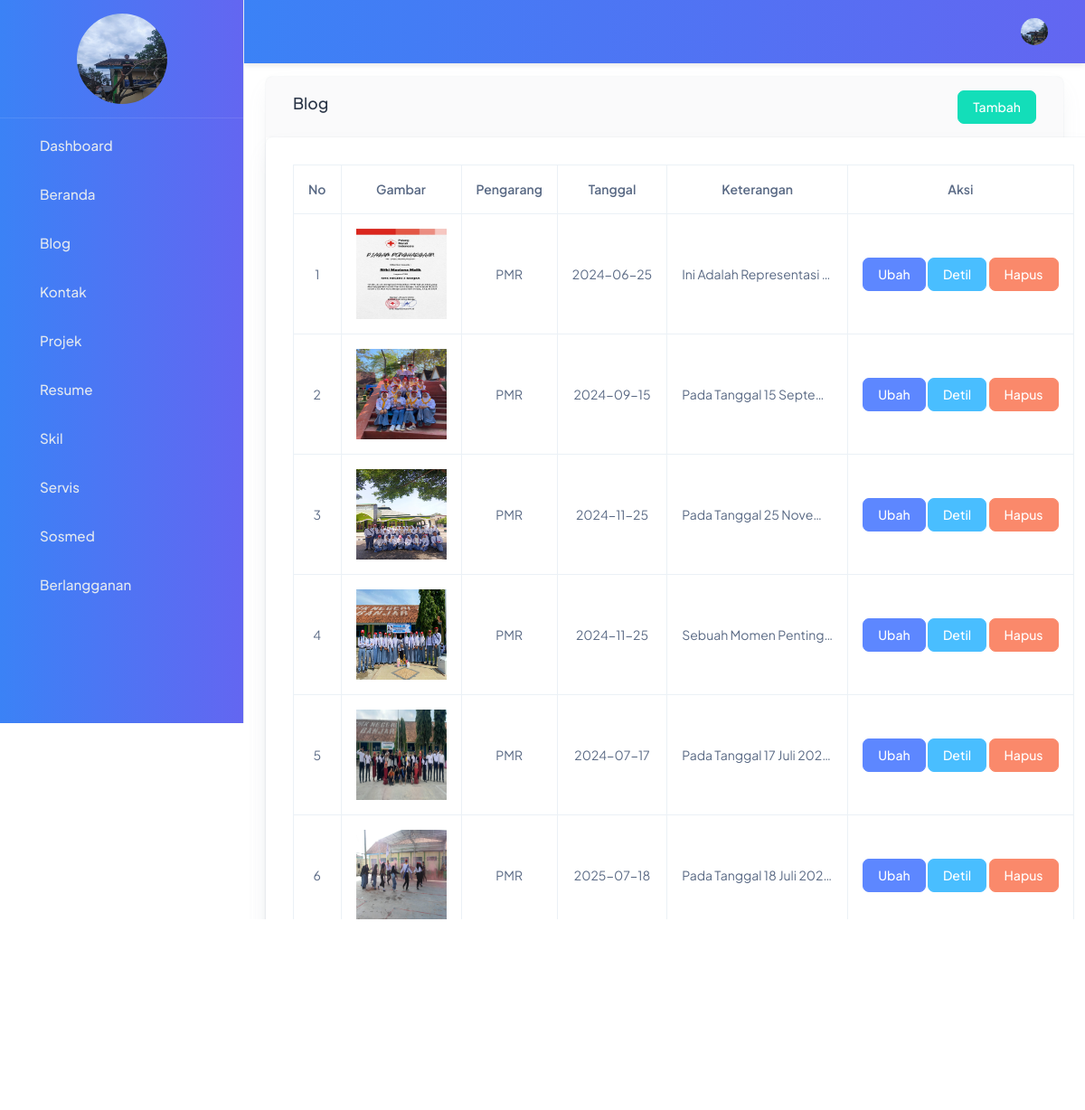
/backend/pages/blog/index.php, run on the app's committed database.
### tables this page shows
CREATE TABLE `abouts` (
  `id` bigint NOT NULL,
  `name` varchar(250) NOT NULL,
  `image` varchar(250) NOT NULL,
  `born` date NOT NULL,
  `zip_code` int NOT NULL,
  `email` varchar(250) NOT NULL,
  `phone` varchar(250) NOT NULL,
  `total_project` int NOT NULL,
  `work` varchar(250) NOT NULL,
  `address` varchar(250) NOT NULL,
  `description` text NOT NULL
);

CREATE TABLE `blogs` (
  `id` bigint NOT NULL,
  `image` varchar(250) NOT NULL,
  `date` date NOT NULL,
  `author` varchar(250) NOT NULL,
  `tittle` varchar(250) NOT NULL,
  `description` text NOT NULL
);

### backend/pages/blog/index.php (the view, shortened to what this page needs)
<?php
include '../../partials/header.php';
include '../../partials/sidebar.php';
include '../../partials/navbar.php';
$blogs = "SELECT * FROM blogs";
$result = mysqli_query($connect, $blogs) or die(mysqli_error($connect));
?>
<div class="row">
    <div class="col-12">
        <div class="card">
            <div class="card-header d-flex align-items-center justify-content-between">
                <h5 class="text-capitalize">Blog</h5>
                <a href="./create.php" class="btn btn-success">Tambah</a>
            </div>
            <div class="card" style="width: max-content;">
                <div class="card-body">
                    <div class="tabel-responsive">
                        <table class="table table-bordered">
                            <thead>
                                <tr class="text-capitalize text-center">
                                    <th>no</th>
                                    <th>Gambar</th>
                                    <th>pengarang</th>
                                    <th>tanggal</th>
                                    <th>keterangan</th>
                                    <th>Aksi</th>
                                </tr>
                            </thead>
                            <tbody>
                                <?php
                                $no = 1;
                                while ($item = $result->fetch_object()):
                                ?>
                                    <tr class="align-middle text-center">
                                        <td><?= $no ?></td>
                                        <td>
                                            <img src="../../../storages/blog/<?= $item->image ?>" alt="Gambar" width="100" height="100">
                                        </td>
                                        <td><?= $item->author ?></td>
                                        <td><?= $item->date ?></td>
                                        <td class="text-capitalize text-truncate" style="max-width: 200px;"><?= $item->description ?></td>
                                        <td class="text-center align-middle" role="group">
                                            <a href="./edit.php?id=<?= $item->id ?>" class="btn btn-primary">Ubah</a>
                                            <a href="./detail.php?id=<?= $item->id ?>" class="btn btn-secondary">Detil</a>
                                            <a href="../../actions/blog/destroy.php?id=<?= $item->id ?>" class="btn btn-danger" onclick="return confirm('Apakah anda yakin')">Hapus</a>
                                        </td>
                                    </tr>
                                <?php
                                    $no++;
                                endwhile;
                                ?>
                            </tbody>
                        </table>
                    </div>
                </div>
            </div>
        </div>
    </div>
</div>
<?php
include '../../partials/footer.php';
?>

### backend/partials/header.php (shortened to what this page needs)
<!doctype html>
<html lang="en">
<head>
  <link rel="stylesheet" href="../../templates-admin/src/assets/css/styles.min.css" />
  <link href="https://cdn.jsdelivr.net/npm/bootstrap-icons@1.11.3/font/bootstrap-icons.css" rel="stylesheet">
</head>

### backend/partials/sidebar.php (shortened to what this page needs)
<?php
$abouts = "SELECT * FROM abouts LIMIT 1";
$result = mysqli_query($connect, $abouts) or die(mysqli_error($connect));
?>
<body>
  <div class="body-wrapper" id="main-wrapper" data-layout="vertical" data-navbarbg="skin6" data-sidebartype="full"
    data-sidebar-position="fixed" data-header-position="fixed">
    <aside class="left-sidebar">
      <div>
        <div class="brand-logo  align-items-center justify-content-between">
          <a href="./index.php" class="text-nowrap logo-img">
            <?php
            while ($item = $result->fetch_object()):
            ?>
              <tr>
                <td>
                  <img src="../../../storages/about/<?= $item->image ?>" alt="Gambar" width="100" height="100" class="d-block mx-auto rounded-circle">
                </td>
              </tr>
            <?php
            endwhile;
            ?>
          </a>
        </div>
        <nav class="sidebar-nav scroll-sidebar text-capitalize" data-simplebar="">
          <ul id="sidebarnav">
            <li class="sidebar-item">
              <a class="sidebar-link" href="../dashboard/index.php" aria-expanded="false">
                <span class="hide-menu">Dashboard</span>
              </a>
            </li>
            <li class="sidebar-item">
              <a class="sidebar-link" href="../about/index.php" aria-expanded="false">
                <span class="hide-menu">Beranda</span>
              </a>
            </li>
            <li class="sidebar-item">
              <a class="sidebar-link" href="../Blog/index.php" aria-expanded="false">
                <span class="hide-menu">Blog</span>
              </a>
            </li>
            <li class="sidebar-item">
              <a class="sidebar-link" href="../contact/index.php" aria-expanded="false">
                <span class="hide-menu">Kontak</span>
              </a>
            </li>
            <li class="sidebar-item">
              <a class="sidebar-link" href="../project/index.php" aria-expanded="false">
                <span class="hide-menu">Projek</span>
              </a>
            </li>
            <li class="sidebar-item">
              <a class="sidebar-link" href="../resume/index.php" aria-expanded="false">
                <span class="hide-menu">Resume</span>
              </a>
            </li>
            <li class="sidebar-item">
              <a class="sidebar-link" href="../skill/index.php" aria-expanded="false">
                <span class="hide-menu">Skil</span>
              </a>
            </li>
            <li class="sidebar-item">
              <a class="sidebar-link" href="../service/index.php" aria-expanded="false">
                <span class="hide-menu">Servis</span>
              </a>
            </li>
            <li class="sidebar-item">
              <a class="sidebar-link" href="../socmed/index.php" aria-expanded="false">
                <span class="hide-menu">Sosmed</span>
              </a>
            </li>
            <li class="sidebar-item">
              <a class="sidebar-link" href="../buletin/index.php" aria-expanded="false">
                <span class="hide-menu">Berlangganan</span>
              </a>
            </li>
          </ul>
        </nav>
      </div>
    </aside>

### backend/partials/navbar.php (shortened to what this page needs)
<?php
    $abouts = "SELECT * FROM abouts LIMIT 1";
    $result = mysqli_query($connect, $abouts) or die(mysqli_error($connect));
?>
<div class="body-wrapper">
    <header class="app-header" style="background: linear-gradient(to right, #3b82f6, #6366f1); box-shadow: 0 2px 6px rgba(0, 0, 0, 0.1);">
        <nav class="navbar navbar-expand-lg">
            <div class="navbar-collapse justify-content-end px-0" id="navbarNav">
                <ul class="navbar-nav flex-row ms-auto align-items-center justify-content-end">
                    <li class="nav-item dropdown">
                        <a class="nav-link nav-icon-hover" href="javascript:void(0)" id="drop2"
                            data-bs-toggle="dropdown" aria-expanded="false">
                            <?php
                            while($item =$result->fetch_object()):
                                ?>
                                <tr>
                                    <td>
                                        <img src="../../../storages/about/<?= $item->image?>" alt="Gambar" width="30" height="30" class="rounded-circle">
                                    </td>
                                </tr>
                                <?php
                                endwhile;
                                ?>
                        </a>
                    </li>
                </ul>
            </div>
        </nav>
    </header>
    <div class="container-fluid">

### backend/partials/footer.php (shortened to what this page needs)
        <footer class="footer py-3 mt-4">
            <div class="container-fluid text-center">
                <span class="text-muted">
                    Copyright © 2025 <strong>PortFolio</strong>Rifki<br>
                </span>
            </div>
        </footer>
</div>

### backend/partials/sidebar.php (style rules this page uses)
.left-sidebar { background: linear-gradient(to right, #3b82f6, #6366f1) !important; box-shadow: 0 0 15px rgba(0, 0, 0, 0); transition: all 0.3s ease; height: 100vh; overflow-y: auto; }
.brand-logo { padding: 15px 20px; border-bottom: 1px solid rgba(255, 255, 255, 0.1); }
.logo-img img { transition: transform 0.3s; }
.sidebar-nav { padding: 10px 0; }
.sidebar-item { margin: 5px 0; }
.sidebar-link { color: #e2e8f0 !important; padding: 12px 20px !important; border-radius: 8px !important; transition: all 0.3s ease; display: flex; align-items: center; }
.hide-menu { font-size: 0.95rem; font-weight: 500; }
.scroll-sidebar { scrollbar-width: thin; scrollbar-color: #3b82f6 transparent; }

### data on the page
abouts: image (picture)
blogs: image (picture), author "PMR", date "2024-06-25", description "Ini Adalah Representasi…"
blogs: image (picture), author "PMR", date "2024-09-15", description "Pada Tanggal 15 Septe…"
blogs: image (picture), author "PMR", date "2024-11-25", description "Pada Tanggal 25 Novem…"
blogs: image (picture), author "PMR", date "2024-11-25", description "Sebuah Momen Penting…"
blogs: image (picture), author "PMR", date "2024-07-17", description "Pada Tanggal 17 Juli 202…"
blogs: image (picture), author "PMR", date "2025-07-18", description "Pada Tanggal 18 Juli 202…"
